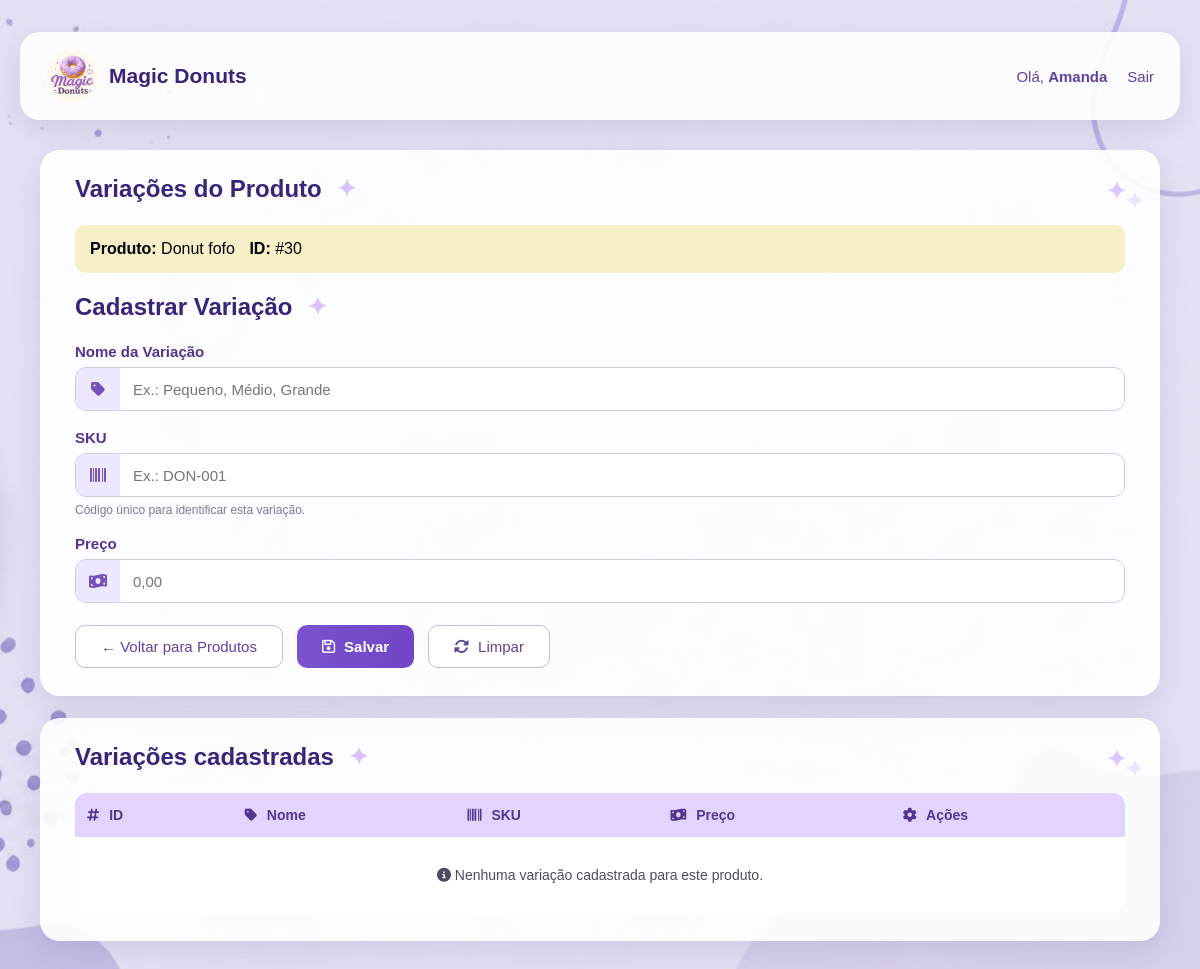
The page /magicdonuts/index.php?controller=variacao&action=index&produto_id=30 (signed in) on the database as committed earlier.
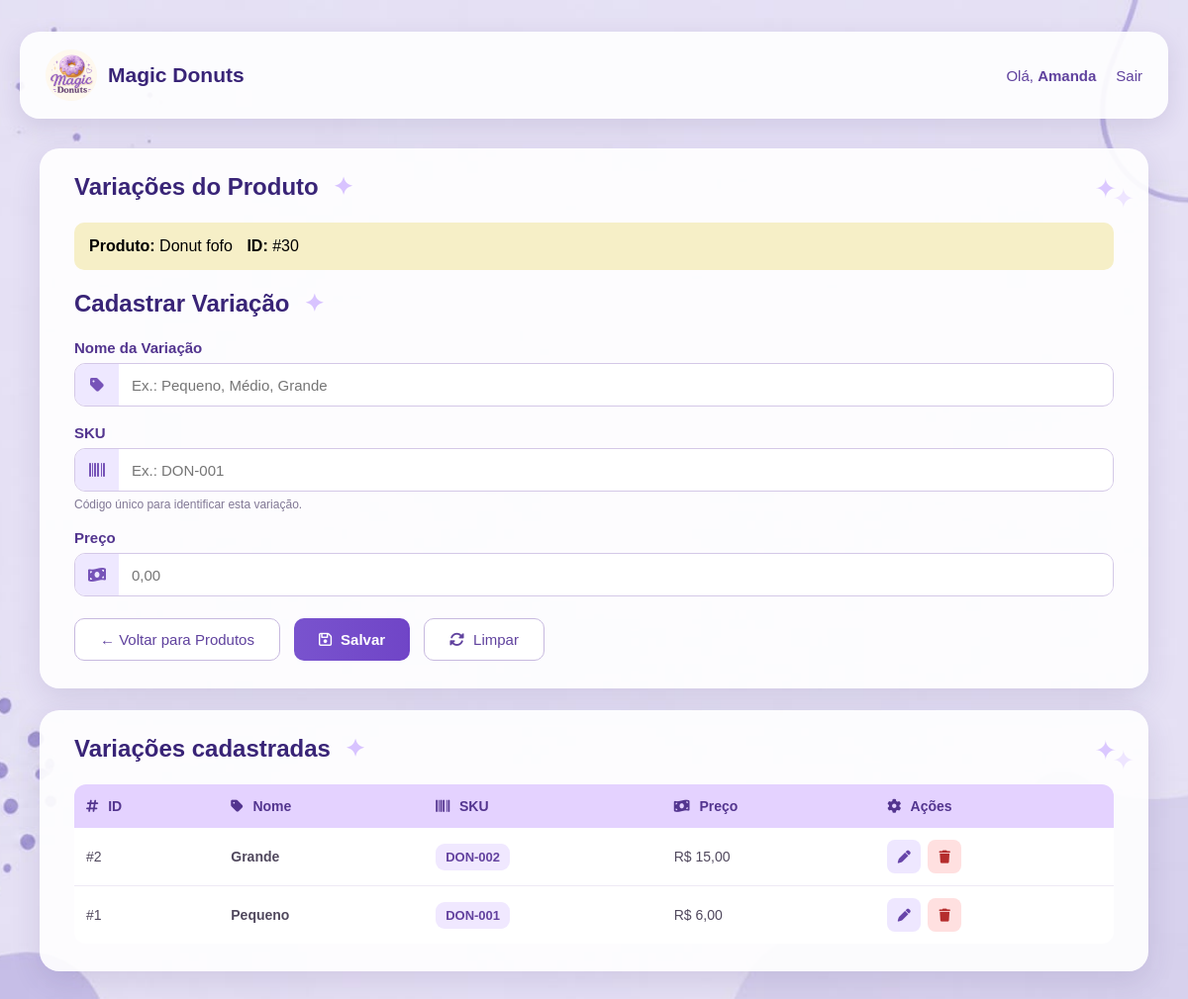
The same page on the database as committed later.
### tables this page shows
CREATE TABLE `variacao` (
  `id` int(11) NOT NULL,
  `produto_id` int(11) NOT NULL,
  `nome` varchar(30) NOT NULL,
  `sku` varchar(50) NOT NULL,
  `preco` decimal(10,2) NOT NULL
);

### magicdonuts/controllers/VariacaoController.php (called while the page is built, shortened)
<?php
require_once __DIR__ . '/../models/Variacao.php';
require_once __DIR__ . '/../models/Produto.php';
class VariacaoController
{
    public function index(): void
    {
        $produtoId = (int) ($_GET['produto_id'] ?? 0);
        $produtoModel = new Produto();
        $variacaoModel = new Variacao();
        $produto = $produtoModel->buscarPorId($produtoId);
        $variacoes = $variacaoModel->listarPorProduto($produtoId);
        $editar = null;
        require_once __DIR__ . '/../views/variacao.php';
    }
}

### magicdonuts/index.php (called while the page is built, shortened)
<?php
require_once __DIR__ . '/config/db.php';
$controller = $_GET['controller'] ?? 'auth';
$action = $_GET['action'] ?? 'form';
switch ($controller) {
    case 'variacao':
    require_once __DIR__ . '/controllers/VariacaoController.php';
    $c = new VariacaoController();
    break;
}
$c->$action();

### magicdonuts/config/db.php (called while the page is built)
<?php
class Database
{
private static $conn = null;
public static function getConnection()
{
    if (self::$conn === null) {
        try {
self::$conn = new PDO(
"mysql:host=localhost;dbname=magicdonuts;charset=utf8mb4",
"root",
"",
    [
    PDO::ATTR_ERRMODE => PDO::ERRMODE_EXCEPTION,
    PDO::ATTR_DEFAULT_FETCH_MODE => PDO::FETCH_ASSOC
    ]
);
} catch (PDOException $e) {
 die("Erro ao conectar ao banco de dados:" . $e->getMessage());
}
}
return self::$conn;
}
}

### magicdonuts/models/Variacao.php (called while the page is built, shortened)
<?php
require_once __DIR__ . '/../config/db.php';
class Variacao
{
    private PDO $conn;
    public function __construct()
    {
        $this->conn = Database::getConnection();
    }
    public function listarPorProduto(int $produtoId): array
    {
        $stmt = $this->conn->prepare("
            SELECT
                id,
                produto_id,
                nome,
                sku,
                preco
            FROM variacao
            WHERE produto_id = :produto_id
            ORDER BY id DESC
        ");
        $stmt->execute([
            ':produto_id' => $produtoId
        ]);
        return $stmt->fetchAll();
    }
}

### magicdonuts/models/Produto.php (called while the page is built, shortened)
<?php
require_once __DIR__ . '/../config/db.php';
class Produto
{
    private PDO $conn;
    public function __construct()
    {
        $this->conn = Database::getConnection();
    }
    public function buscarPorId(int $id): ?array
    {
        $stmt = $this->conn->prepare("
            SELECT *
            FROM produto
            WHERE id = :id
        ");
        $stmt->execute([
            ':id' => $id
        ]);
        $r = $stmt->fetch();
        return $r ?: null;
    }
}

### magicdonuts/views/variacao.php (the view, shortened to what the changed rows need)
<?php
$produtoId   = isset($produto['id']) ? (int)$produto['id'] : 0;
$estaEditando = !empty($editar);
?>
<!doctype html>
<html lang="pt-br">
<head>
    <link
        rel="stylesheet"
        href="/magicdonuts/public/assets/css/style.css"
    >
    <link
        rel="stylesheet"
        href="https://cdnjs.cloudflare.com/ajax/libs/font-awesome/6.5.2/css/all.min.css"
    >
</head>
<body class="produtos-body">
<main class="produtos-main">
    <section class="produto-card">
        <div class="section-title">
            <h1>
                Variações do Produto
                <span class="title-sparkles">✦</span>
            </h1>
        </div>
        <div class="section-title">
            <h2>
                <?= $estaEditando
                    ? 'Editar Variação'
                    : 'Cadastrar Variação'
                ?>
                <span class="title-sparkles">✦</span>
            </h2>
        </div>
    </section>
    <section class="produto-card lista-produtos-card">
        <div class="section-title">
            <h2>
                Variações cadastradas
                <span class="title-sparkles">✦</span>
            </h2>
        </div>
        <div class="table-wrapper">
            <table class="produtos-table">
                <thead>
                    <tr>
                        <th>
                            <i class="fa-solid fa-hashtag"></i>
                            ID
                        </th>
                        <th>
                            <i class="fa-solid fa-tag"></i>
                            Nome
                        </th>
                        <th>
                            <i class="fa-solid fa-barcode"></i>
                            SKU
                        </th>
                        <th>
                            <i class="fa-solid fa-money-bill-wave"></i>
                            Preço
                        </th>
                        <th>
                            <i class="fa-solid fa-gear"></i>
                            Ações
                        </th>
                    </tr>
                </thead>
                <tbody>
                    <?php if (!empty($variacoes)): ?>
                        <?php foreach ($variacoes as $v): ?>
                            <tr>
                                <td>
                                    #<?= (int)$v['id'] ?>
                                </td>
                                <td>
                                    <strong>
                                        <?= htmlspecialchars($v['nome']) ?>
                                    </strong>
                                </td>
                                <td>
                                    <span class="categoria-badge">
                                        <?= htmlspecialchars($v['sku']) ?>
                                    </span>
                                </td>
                                <td>
                                    R$
                                    <?= number_format(
                                        (float)$v['preco'],
                                        2,
                                        ',',
                                        '.'
                                    ) ?>
                                </td>
                                <td>
                                    <div class="produto-table-actions">
                                        <a
                                            class="table-btn table-btn-edit"
                                            href="index.php?controller=variacao&action=index&produto_id=<?= $produtoId ?>&id=<?= (int)$v['id'] ?>"
                                            title="Editar"
                                        >
                                            <i class="fa-solid fa-pen"></i>
                                        </a>
                                        <a
                                            class="table-btn table-btn-delete"
                                            href="index.php?controller=variacao&action=deletar&id=<?= (int)$v['id'] ?>&produto_id=<?= $produtoId ?>"
                                            onclick="return confirm('⚠️ Excluir esta variação?')"
                                            title="Excluir"
                                        >
                                            <i class="fa-solid fa-trash"></i>
                                        </a>
                                    </div>
                                </td>
                            </tr>
                        <?php endforeach; ?>
                    <?php else: ?>
                        <tr>
                            <td
                                colspan="5"
                                style="text-align: center; padding: 30px;"
                            >
                                <i class="fa-solid fa-circle-info"></i>
                                Nenhuma variação cadastrada para este produto.
                            </td>
                        </tr>
                    <?php endif; ?>
                </tbody>
            </table>
        </div>
    </section>
</main>
</body>
</html>

Rows that differ between the two databases and show on the page:
added variacao: id "2", nome "Grande", sku "DON-002", preco "15,00"
added variacao: id "1", nome "Pequeno", sku "DON-001", preco "6,00"
Other text that changed with them:
text no longer shown: "Nenhuma variação cadastrada para este produto."
